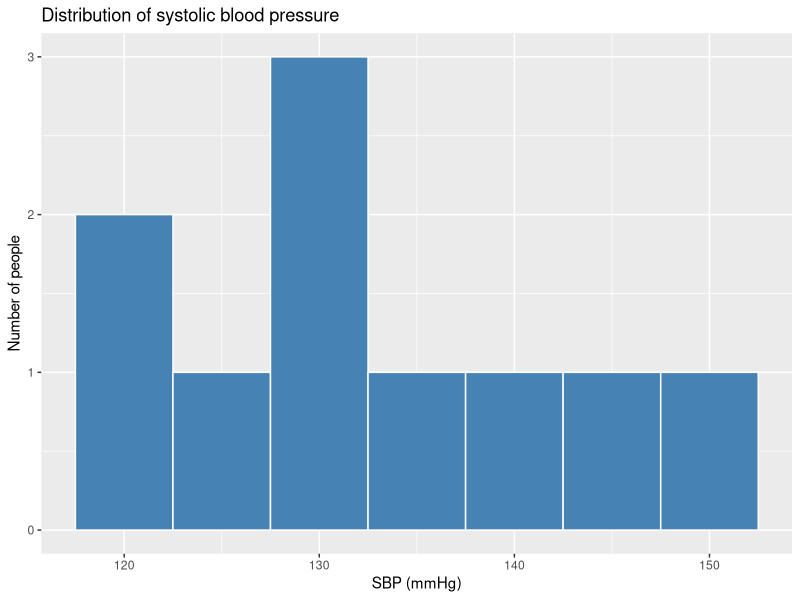
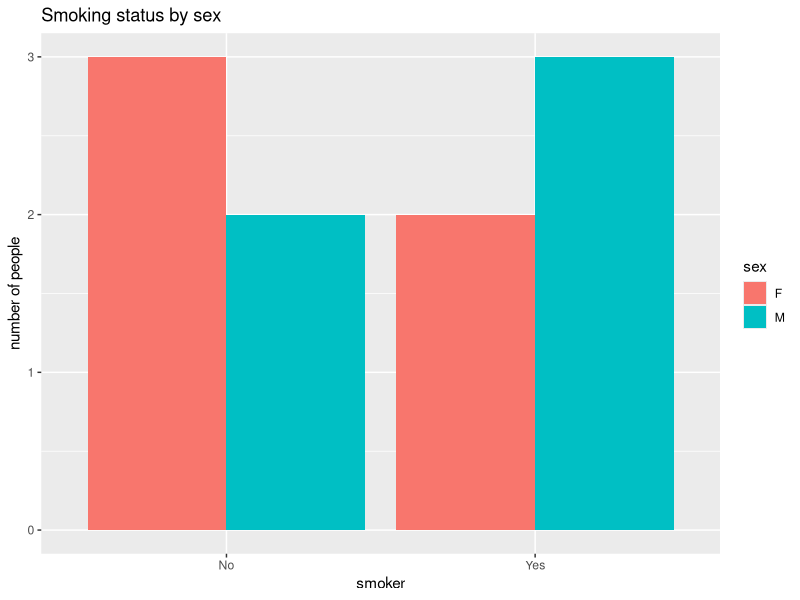

These charts were generated, in order, by the following R code:
# install packages if not yet done
# install.packages("tidyverse")
library(tidyverse)

# 8.1 define practice dataset
bp <- tibble(
  id     = 1:10,
  age    = c(25, 31, 42, 55, 38, 63, 29, 47, 58, 36),
  sex    = c("F", "M", "F", "M", "F", "M", "F", "M", "F", "M"),
  smoker = c("No", "Yes", "No", "Yes", "Yes", "Yes", "No", "No", "Yes", "No"),
  sbp    = c(118, 125, 132, 140, 128, 150, 122, 135, 145, 130)
)
bp

# 8.2 histogram 
ggplot(bp, aes(x = sbp)) +
  geom_histogram(
    binwidth = 5, 
    fill = "steelblue", 
    color = "white"
    ) + 
  labs(title = "Distribution of systolic blood pressure", 
       x = "SBP (mmHg)", 
       y = "Number of people"
       )

# 8.3 bar chart 
ggplot(bp, aes(x = smoker, fill = sex)) + 
  geom_bar(
    position = "dodge",
    ) +
  labs(
    title = "Smoking status by sex", 
    x = "smoker", 
    y = "number of people"
    )
